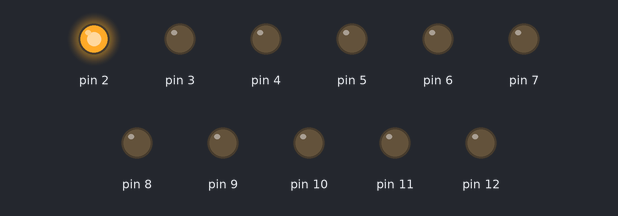
This sketch was run on a simulated Arduino Uno, built with avr-gcc and run on an emulated ATmega328P. Shown: output pins drawn as LEDs (lit = HIGH).

Above: at 0.2 s.
At 1.2 s:
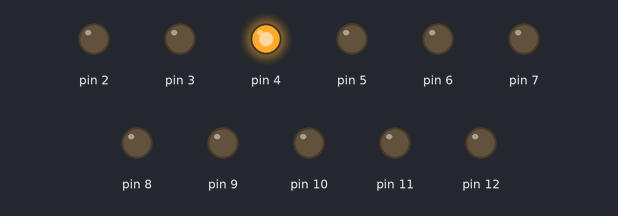
At 2.5 s:
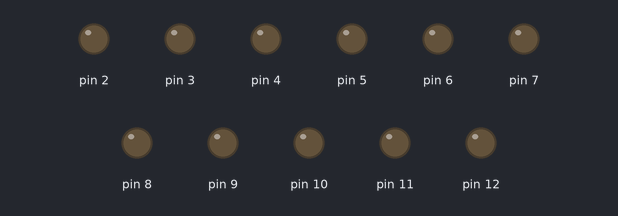
At 5.7 s:
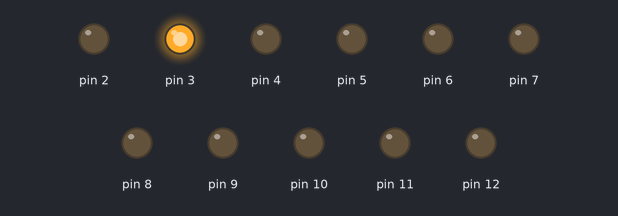
Timing chart, 0 to 6.5 s (numbered marks = the images above):
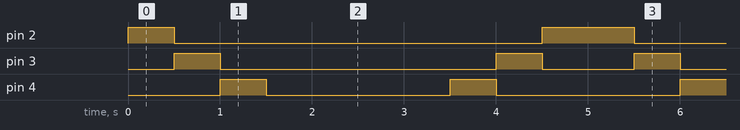

Measured:
- by itself, pin 2: repeats every 5.0 s: LOW 4.0 s, HIGH 1.0 s
- by itself, pin 3: repeats every 5.0 s: LOW 3.0 s, HIGH 0.50 s, LOW 1.0 s, HIGH 0.50 s
- by itself, pin 4: alternates HIGH for 0.50 s and LOW for 2.0 s

The sketch:

trafficLight.ino
```cpp
void setup() {
  // put your setup code here, to run once:
  pinMode(2, OUTPUT);
  pinMode(3, OUTPUT);
  pinMode(4, OUTPUT);
  pinMode(9, OUTPUT);

  //numbers pin
//  pinMode(6, OUTPUT);     //1
//  pinMode(7, OUTPUT);     //2
//  pinMode(8, OUTPUT);     //3
//  pinMode(9, OUTPUT);     //4
//  pinMode(10, OUTPUT);    //5
//  pinMode(11, OUTPUT);    //6
//  pinMode(12, OUTPUT);    //7


  for(int i=6; i<13; i++){
    pinMode(i, OUTPUT);
  }

  // setting 5 as ground pin
  pinMode(5, OUTPUT);

}

void loop() {

  //traffic light

  for(int i=2; i<5; i++){
    digitalWrite(i, HIGH);
    delay(500);
    digitalWrite(i, LOW);
  }
  delay(2000);

  //reverse the light
  for(int i=4; i>1; i--){
    digitalWrite(i, HIGH);
    delay(500);
    digitalWrite(i, LOW);
  }


}
```
